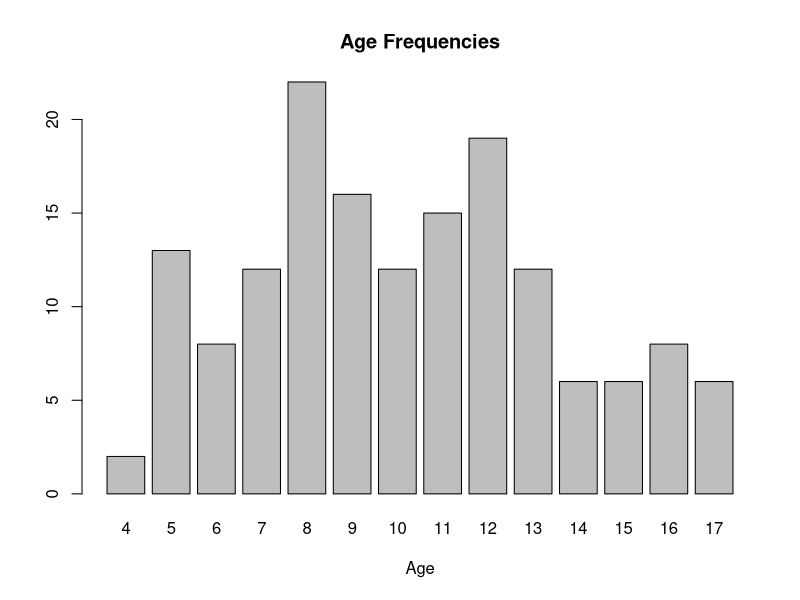
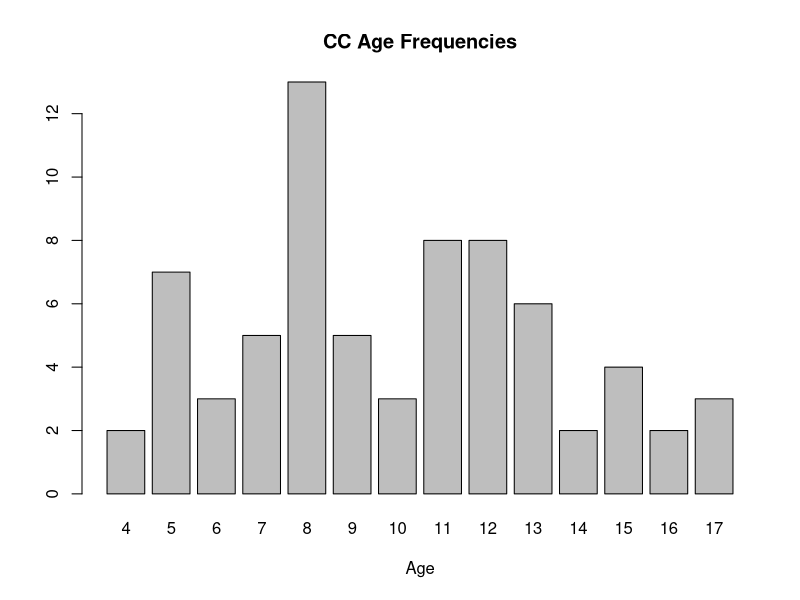
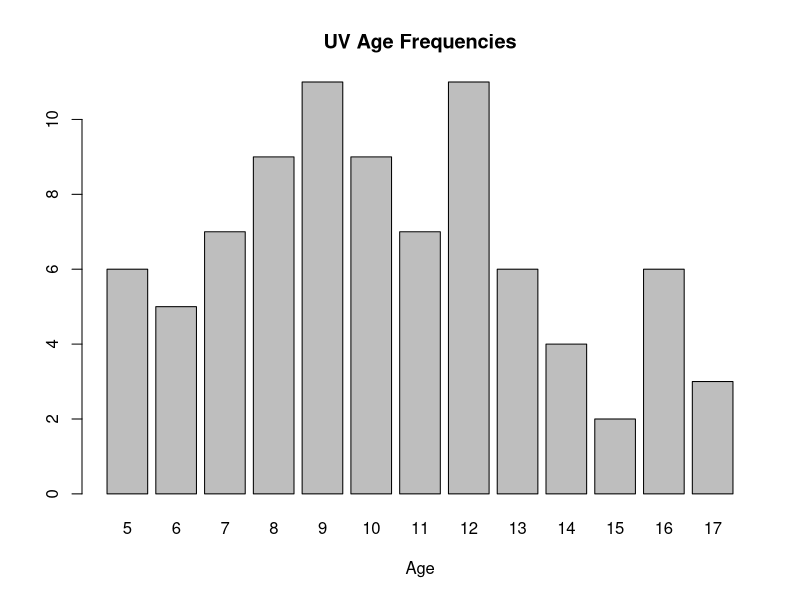
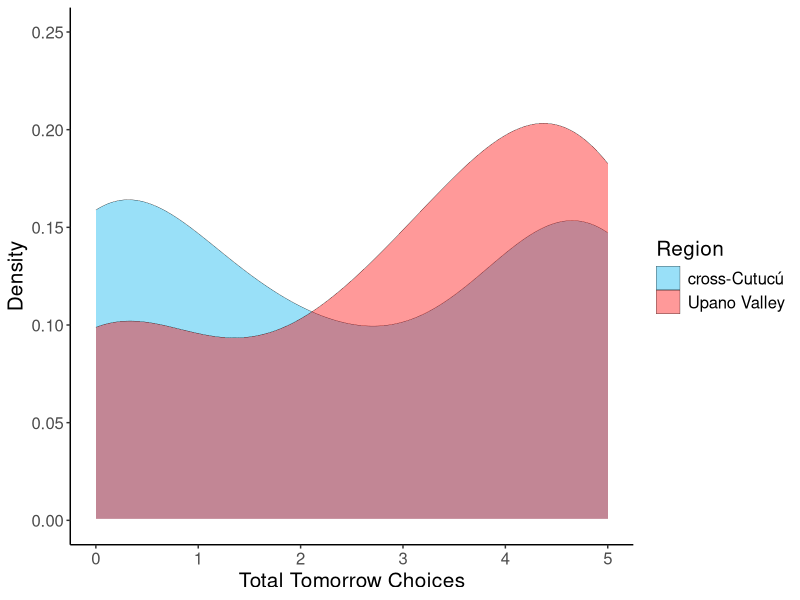
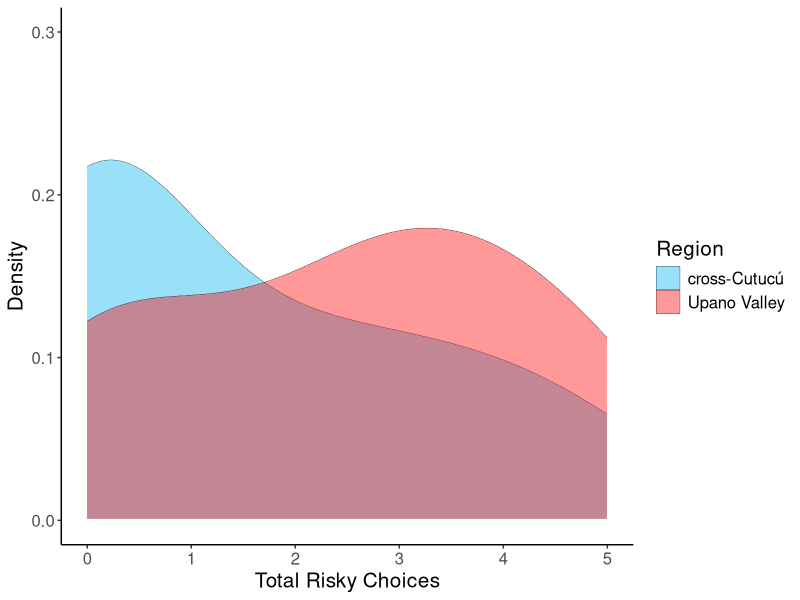

The R source for these figures, in order: (Note: this script raises an error after producing the figures.)
## Shuar Comparison

x <- read.csv("study2_data.csv", header=TRUE)



library(tidyverse)
library(psych)
library(lme4)

## Dummy coding gender
x$male0 <- x$sex
x$male0 <- gsub("M", "0", x$male0)
x$male0 <- gsub("F", "1", x$male0)
x$male0 <- as.numeric(x$male0)

## Coding locations
x$geo <- x$location
x$geo <- gsub("San Ramon", "Cross Cutucu", x$geo)
x$geo <- gsub("Panints", "Cross Cutucu", x$geo)
x$geo <- gsub("Pablo Sexo", "Upano Valley", x$geo)
x$geo <- gsub("Yamanunka", "Upano Valley", x$geo)
x$geo <- gsub("Sintinis", "Upano Valley", x$geo)
x$geo <- as.factor(x$geo)
str(x$geo)



# Descriptives ---------------------------------------------------------

# Ages
counts <- table(x$age)
barplot(counts, main="Age Frequencies",
        xlab="Age")

ccage <- table(x$age[x$region=="Cross Cutucu"])
barplot(ccage, main="CC Age Frequencies",
        xlab="Age")

uvage <- table(x$age[x$region=="Upano Valley"])
barplot(uvage, main="UV Age Frequencies",
        xlab="Age")

mean(x$age[x$region=="Cross Cutucu"], na.rm = T)
mean(x$age[x$region=="Upano Valley"], na.rm = T)

t.test(uvage, ccage)
## ages not significantly different 

# Sample sizes 
table(x$existrisk)
sum(with(x, x$geo=="Cross Cutucu" & x$existrisk=="1", na.rm=T)) 
sum(with(x, x$geo=="Cross Cutucu" & x$sex=="M" & x$existrisk=="1", na.rm=T)) 
sum(with(x, x$geo=="Upano Valley" & x$existrisk=="1", na.rm=T)) 
sum(with(x, x$geo=="Upano Valley" & x$sex=="M" & x$existrisk=="1", na.rm=T)) 

table(x$existtime) 
sum(with(x, x$geo=="Upano Valley" & x$existtime=="1", na.rm=T)) 
sum(with(x, x$geo=="Upano Valley" & x$sex=="M" & x$existtime=="1", na.rm=T)) 
sum(with(x, x$geo=="Cross Cutucu" & x$existtime=="1", na.rm=T))
sum(with(x, x$geo=="Cross Cutucu" & x$sex=="M" & x$existtime=="1", na.rm=T))




x$region <- gsub("Cross Cutucu", "cross-Cutucú", x$region)
## Time: density plots:
df.t <- data.frame(x$totaltomorrow[!is.na(x$totaltomorrow)], 
                   x$region[!is.na(x$totaltomorrow)])
names(df.t)[names(df.t)=="x.totaltomorrow..is.na.x.totaltomorrow.."] <- "totaltomorrow"
names(df.t)[names(df.t)=="x.region..is.na.x.totaltomorrow.."] <- "region"
head(df.t)
legendtitle <- "Region"
ggplot(df.t, aes(x=df.t$totaltomorrow), y=..scaled..) + 
  geom_density(aes(group=df.t$region, fill=df.t$region), size=0.1, alpha=0.4, bw =1)  +
  scale_fill_manual(legendtitle, 
                    values = c("deepskyblue2","red")) +
  xlab("Total Tomorrow Choices") + ylab("Density") + 
  geom_hline(yintercept=0, colour="white", size=1) + ylim(0, 0.25) +
  theme(panel.grid.major = element_blank(), panel.grid.minor = element_blank(),
        panel.background = element_blank(), axis.line = element_line(colour = "black")) +
  theme(text = element_text(size=15, family="Helvetica"))
## UV starting to get more tomorrow oriented

## Risk: density plots:
df.t <- data.frame(x$totalrisk[!is.na(x$totalrisk)], 
                   x$region[!is.na(x$totalrisk)])
names(df.t)[names(df.t)=="x.totalrisk..is.na.x.totalrisk.."] <- "totalrisk"
names(df.t)[names(df.t)=="x.region..is.na.x.totalrisk.."] <- "region"
head(df.t)
legendtitle <- "Region"
ggplot(df.t, aes(x=df.t$totalrisk)) + 
  geom_density(aes(group=df.t$region, fill=df.t$region), size=0.1, alpha=0.4, bw =1)  +
  scale_fill_manual(legendtitle, 
                    values = c("deepskyblue2","red")) +
  xlab("Total Risky Choices") + ylab("Density") + 
  geom_hline(yintercept=0, colour="white", size=1) + ylim(0, 0.3) +
  theme(panel.grid.major = element_blank(), panel.grid.minor = element_blank(),
        panel.background = element_blank(), axis.line = element_line(colour = "black")) +
  theme(text = element_text(size=15, family="Helvetica"))
## UV starting to get more risky


## Reshaping --------------------------------------------------------------

substrRight <- function(x, n){
  substr(x, nchar(x)-n+1, nchar(x))
}

longxwait <- x %>%
  dplyr::select(pid,age,region,sex,male0,geo,riskfirst1:totaltomorrow) %>%
  gather(quest,response,tomorrow1:tomorrow5) %>%
  mutate(qnum=as.numeric(substrRight(quest,1)),first=ifelse(qnum==1,1,0))

longxrisk <- x %>%
  dplyr::select(pid,age,region,sex,male0, location,geo,riskfirst1,risky1:totalrisk, totalsafe) %>%
  gather(quest,response,risky1:risky5) %>%
  mutate(qnum=as.numeric(substrRight(quest,1)),first=ifelse(qnum==1,1,0))


stageMeansWait <- longxwait %>% 
  group_by(quest) %>%
  summarise(tomMean = mean(response,na.rm=T),
            count=length(response),
            seM=sqrt(tomMean*(1-tomMean)/count))


stageMeansRisk <- longxrisk %>% 
  group_by(quest) %>%
  summarise(yesMean = mean(response,na.rm=T),
            count=length(response),
            seM=sqrt(yesMean*(1-yesMean)/count))


# ==== Model Prep:
longxwait$geo <- as.factor(longxwait$geo)
longxwait$age.std <- (longxwait$age - mean(longxwait$age,na.rm=T))/sd(longxwait$age,na.rm=T)

longxwait$old <- longxwait$age.std - 1
longxwait$young <- longxwait$age.std + 1

longxrisk$age.std <- (longxrisk$age - mean(longxrisk$age,na.rm=T))/
  sd(longxrisk$age,na.rm=T)



#====== MODELS ========================================================



### Primary Models: --------------------------------------------------

# TIME:--------------------------------------------------------------- 


timemod <- glmer(response ~ qnum * age.std * geo + male0 + (1|pid), family=binomial,
                 glmerControl(optimizer="bobyqa", optCtrl = list(maxfun = 100000)),
                 data=longxwait )
summary(timemod)
drop1(timemod,test="Chisq")

timemod2 <- glmer(response ~  (qnum + geo + age.std)^2 + male0  + (1|pid), family=binomial,
                  glmerControl(optimizer="bobyqa", optCtrl = list(maxfun = 100000)),
                  data=longxwait )
summary(timemod2)
drop1(timemod2,test="Chisq")


##~~~~~~~~~~# Final model for time? (MAIN EFFECTS) ---------------------------
timemod4 <- glmer(response ~  qnum + geo + age.std + male0  + (1|pid), 
                  family=binomial,
                  glmerControl(optimizer="bobyqa", optCtrl = list(maxfun = 100000)),
                  data=longxwait )
summary(timemod4) 



##~~~~~~~~~~# Final model for time? (INTERACTION) --------------------------------
timemod3 <- glmer(response ~  qnum + geo + age.std + male0 + geo:age.std + (1|pid), 
                  family=binomial,
                  glmerControl(optimizer="bobyqa", optCtrl = list(maxfun = 100000)),
                  data=longxwait )
summary(timemod3)






### outputting to an html table: TIME MODELS

htmlreg(
  list(timemod4, timemod3), # list of models to include
  file = "within shuar time preferences main + intxn.doc",  # output filename
  stars = c(0.001, 0.01, 0.05),
  center = TRUE,                     # center on page
  digits = 2,                        # digits for coefs and standard errors
  naive = TRUE,
  single.row = FALSE,                # standard errors below coefs or on same line
  leading.zero = TRUE,
  custom.model.names = c("(1)", "(2)"), # model names
  inline.css = FALSE, doctype = TRUE, html.tag = TRUE, head.tag = TRUE, body.tag = TRUE
)



## Data viz of interaction
ageintegrationtime <- ggplot(data=longxwait, aes(y=response, x=age.std, color=geo)) + 
  stat_smooth(method=lm)
ageintegrationtime

## Simple Slopes analysis -----------

ss.old <- glmer(response ~  qnum + geo + old + male0 + geo:old + (1|pid), 
                family=binomial,
                glmerControl(optimizer="bobyqa", optCtrl = list(maxfun = 100000)),
                data=longxwait )
summary(ss.old)
# Coefficient for GEO is -0.425 for OLD

ss.young <- glmer(response ~  qnum + geo + young + male0 + geo:young + (1|pid), 
                  family=binomial,
                  glmerControl(optimizer="bobyqa", optCtrl = list(maxfun = 100000)),
                  data=longxwait )
summary(ss.young)
# Coefficient for GEO is 2.488 for YOUNG


 
# Risk ------------------------------------------------------------

riskmod <- glmer(response ~ qnum * age.std * geo + male0 + (1|pid), 
                 family=binomial,
                 glmerControl(optimizer="bobyqa", 
                              optCtrl = list(maxfun = 100000)),
                 data=longxrisk )
summary(riskmod)
drop1(riskmod,test="Chisq")

riskmod2 <- glmer(response ~  (qnum + geo + age.std)^2 + male0  + (1|pid), 
                  family=binomial,
                  glmerControl(optimizer="bobyqa", 
                               optCtrl = list(maxfun = 100000)),
                  data=longxrisk)
summary(riskmod2)
drop1(riskmod2,test="Chisq")

##~~~~~~~~~~# Final model for risk? (MAIN EFFECTS)--------------------------------
riskmod4 <- (glmer(response ~ qnum + geo + age.std + male0 +  (1|pid), 
                   family=binomial,
                   glmerControl(optimizer="bobyqa", optCtrl = list(maxfun = 100000)),
                   data=longxrisk ))
summary(riskmod4)

##~~~~~~~~~~# Final model for risk? (INTERACTION)--------------------------------
riskmod3 <- (glmer(response ~  qnum + geo + age.std + geo:age.std + male0 +  
                     (1|pid), family=binomial,
                   glmerControl(optimizer="bobyqa", optCtrl = list(maxfun = 100000)),
                   data=longxrisk ))
summary(riskmod3) 




### outputting to an html table: RISK MODELS

htmlreg(
  list(riskmod4, riskmod3), # list of models to include
  file = "within shuar risk preferences main + intxn.doc",  # output filename
  stars = c(0.001, 0.01, 0.05),
  center = TRUE,                     # center on page
  digits = 2,                        # digits for coefs and standard errors
  naive = TRUE,
  single.row = FALSE,                # standard errors below coefs or on same line
  leading.zero = TRUE,
  custom.model.names = c("(1)", "(2)"), # model names
  inline.css = FALSE, doctype = TRUE, html.tag = TRUE, head.tag = TRUE, body.tag = TRUE
)





## Data viz of interaction
ageintegrationrisk <- ggplot(data=longxrisk, aes(y=response, x=age.std, color=geo)) + 
  stat_smooth(method=lm)
ageintegrationrisk


### Predicted Effects: -----------------------------------

## Time Effects
library(effects)
effects1 <- allEffects(timemod3)
#, xlevels = list(qnum = seq(1, 5, by = 0.001)))
summary(effects1)
effects1_df <- lapply(effects1, as.data.frame)
mod.time.predicted <- effects1_df$`geo:age.std`
str(mod.time.predicted)


legendtitle <- "Region"
pd <- position_dodge(.1)
predicted.values.time <- ggplot(mod.time.predicted, aes(x=age.std, y=fit, color = geo)) + 
  geom_line(size = 1.5) +
  scale_color_manual(legendtitle, values = c("deepskyblue2", "red")) +
  geom_ribbon(data = mod.time.predicted, 
              mapping = aes(y = fit, ymin = lower, ymax = upper, fill = geo), 
              alpha = .3, linetype = 0) +
  scale_fill_manual(legendtitle, values = c("deepskyblue2", "red")) +
  scale_size_area() + 
  ylab("Response: Choosing Tomorrow") +
  xlab("Age")  +
  theme(panel.grid.major = element_blank(), panel.grid.minor = element_blank(),
        panel.background = element_blank(), axis.line = element_line(colour = "black")) +
  theme(text = element_text(size=15, family="Helvetica"))

## Time Graphic:
predicted.values.time
## Interaction between age & region


##-- Risk Effects

effects2 <- allEffects(riskmod3)
#, xlevels = list(qnum = seq(1, 5, by = 0.001)))
summary(effects2)
effects2_df <- lapply(effects2, as.data.frame)
mod.risk.predicted <- effects2_df$`geo:age.std`
str(mod.risk.predicted)

pd <- position_dodge(.1)
predicted.values.risk <- ggplot(mod.risk.predicted, aes(x=age.std, y=fit, color = geo)) + 
  geom_line(size = 1.5) +
  scale_color_manual(legendtitle, values = c("deepskyblue2", "red")) +
  geom_ribbon(data = mod.risk.predicted, 
              mapping = aes(y = fit, ymin = lower, ymax = upper, fill = geo), 
              alpha = .3, linetype = 0) +
  scale_fill_manual(legendtitle, values = c("deepskyblue2", "red")) +
  scale_size_area() + 
  ylab("Response: Choosing Risky Option")+
  xlab("Age")  +
  theme(panel.grid.major = element_blank(), panel.grid.minor = element_blank(),
        panel.background = element_blank(), axis.line = element_line(colour = "black")) +
  theme(text = element_text(size=15, family="Helvetica"))

## Risk Graphic:
predicted.values.risk
## interaction between age and region



#### Matching KS -------------------------------- 
library(Matching)

#### RISK
ks.boot(x$totalrisk[x$region == "Upano Valley"],x$totalrisk[x$region == "Cross Cutucu"], nboots = 500)

#### TIME
## Ecuador vs. Argentina
ks.boot(x$totaltomorrow[x$region == "Upano Valley"],x$totaltomorrow[x$region == "Cross Cutucu"], nboots = 500)
